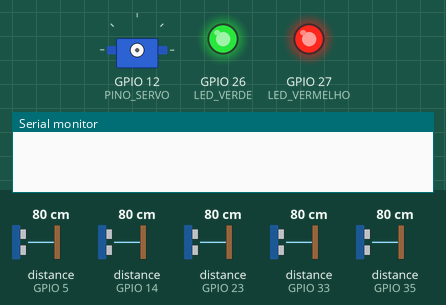
This sketch was run on a simulated ESP32. Shown: servo, output pins drawn as LEDs (lit = HIGH), the last lines printed to the serial monitor. Wiring (inferred from the names in the program): 5 × ultrasonic range finder: trigger GPIO 4, echo GPIO 5 / trigger GPIO 13, echo GPIO 14 / trigger GPIO 22, echo GPIO 23 / trigger GPIO 25, echo GPIO 35 / trigger GPIO 32, echo GPIO 33. The test bench sets the inputs (shaded band); at power-on: distance to the obstacle (sensors on GPIO 5, GPIO 14, GPIO 23, GPIO 33, GPIO 35) 80 cm. The echo pulse lasts 58.3 µs per cm; WiFi joins after 1.5 s; servers stay silent unless stated; pins used as bus, display or sensor lines are not drawn.

Above: at 0.1 s.
At 5.7 s:
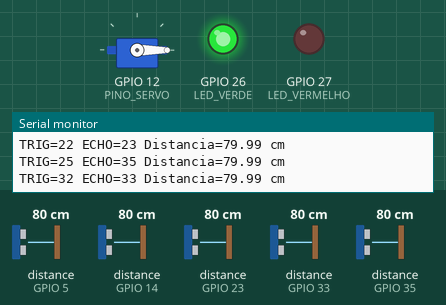
5.8 s: distance to the obstacle (sensor on GPIO 5) set to 23 cm
7.3 s: distance to the obstacle (sensor on GPIO 5) set to 18 cm
At 8.2 s:
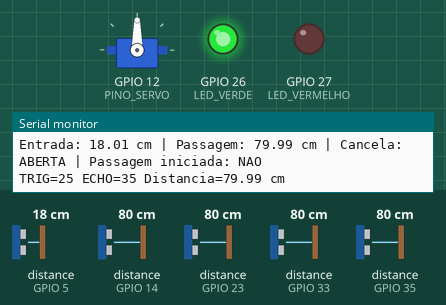
Timing chart, 0 to 10.3 s (numbered marks = the images above; inputs shaded):
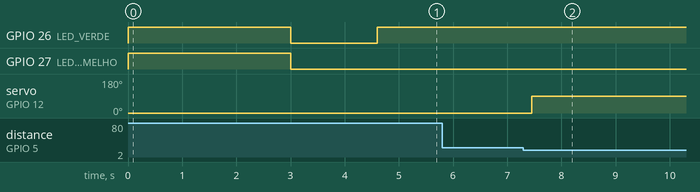

The sketch:

codigo.ino
```cpp
#include <WiFi.h>
#include <WebServer.h>
#include <ESP32Servo.h>

// ===== CONFIGURACAO WI-FI =====
const char* ssid = "SSID";
const char* password = "PASS";

// ===== PINOS DOS SENSORES =====

const int TRIG_VAGA1 = 25;
const int ECHO_VAGA1 = 35;

const int TRIG_VAGA2 = 32;
const int ECHO_VAGA2 = 33;

const int TRIG_VAGA3 = 22;
const int ECHO_VAGA3 = 23;

// Sensor que detecta o carro antes da cancela.
const int TRIG_ENTRADA = 4;
const int ECHO_ENTRADA = 5;

// Sensor que monitora a zona de passagem da cancela.
const int TRIG_PASSAGEM = 13;
const int ECHO_PASSAGEM = 14;

const float DISTANCIA_CARRO_ENTRADA_CM = 20.0;
const float DISTANCIA_PASSAGEM_CM = 20.0;

// Indica que o veiculo ja comecou a atravessar.
bool passagemIniciada = false;

// ===== CONTROLE ROBUSTO DA PASSAGEM =====
const unsigned long TEMPO_ZONA_LIVRE = 200;

bool aguardandoLiberacao = false;
unsigned long instanteZonaLivre = 0;

// ===== PINOS DOS COMPONENTES =====
const int PINO_SERVO = 12;
const int LED_VERDE = 26;
const int LED_VERMELHO = 27;

// ===== CONFIGURACOES =====
const float DISTANCIA_OCUPADO_CM = 10.0;
const unsigned long INTERVALO_LEITURA = 300;

// Ajuste conforme a montagem mecanica da cancela.
const int ANGULO_FECHADO = 0;
const int ANGULO_ABERTO = 90;
const unsigned long TEMPO_CANCELA_ABERTA = 3000;

WebServer server(80);
Servo cancela;

bool vaga1Ocupada = false;
bool vaga2Ocupada = false;
bool vaga3Ocupada = false;

bool cancelaAberta = false;
unsigned long instanteAbertura = 0;
unsigned long ultimaLeitura = 0;

// Mede a distancia em centimetros.
// Retorna -1 se nao houver leitura valida.
float medirDistancia(int trig, int echo) {
  digitalWrite(trig, LOW);
  delayMicroseconds(2);

  digitalWrite(trig, HIGH);
  delayMicroseconds(10);
  digitalWrite(trig, LOW);

  unsigned long duracao = pulseIn(echo, HIGH, 30000);

  if (duracao == 0) {
    return -1;
  }

  return duracao * 0.0343 / 2.0;
}

// Detecta um veiculo antes da cancela.
bool detectarCarroEntrada() {
  float distancia = medirDistancia(
    TRIG_ENTRADA,
    ECHO_ENTRADA
  );

  // Falha de leitura nao confirma a presenca de um carro.
  if (distancia <= 0) {
    return false;
  }

  return distancia <= DISTANCIA_CARRO_ENTRADA_CM;
}

// Detecta um veiculo na zona de passagem da cancela.
bool detectarPassagem() {
  float distancia = medirDistancia(
    TRIG_PASSAGEM,
    ECHO_PASSAGEM
  );

  // Em caso de falha, considera a zona ocupada
  // para evitar fechar a cancela indevidamente.
  if (distancia <= 0) {
    return true;
  }

  return distancia <= DISTANCIA_PASSAGEM_CM;
}

bool detectarOcupacao(int trig, int echo) {
  float distancia = medirDistancia(trig, echo);

  Serial.print("TRIG=");
  Serial.print(trig);
  Serial.print(" ECHO=");
  Serial.print(echo);
  Serial.print(" Distancia=");

  if (distancia <= 0) {
    Serial.println("SEM RESPOSTA");
    return true;
  }

  Serial.print(distancia);
  Serial.println(" cm");

  return distancia <= DISTANCIA_OCUPADO_CM;
}

int vagasLivres() {
  return (!vaga1Ocupada) + (!vaga2Ocupada) + (!vaga3Ocupada);
}

void atualizarVagas() {
  vaga1Ocupada = detectarOcupacao(TRIG_VAGA1, ECHO_VAGA1);

  // Pequena pausa para reduzir interferencia entre sensores.
  delay(40);

  vaga2Ocupada = detectarOcupacao(TRIG_VAGA2, ECHO_VAGA2);

  // Pequena pausa para reduzir interferencia entre sensores.
  delay(40);

  vaga3Ocupada = detectarOcupacao(TRIG_VAGA3, ECHO_VAGA3);

  digitalWrite(
    LED_VERDE,
    vagasLivres() > 0 ? HIGH : LOW
  );

  digitalWrite(
    LED_VERMELHO,
    vagasLivres() == 0 ? HIGH : LOW
  );
}

void abrirCancela() {
  atualizarVagas();

  if (vagasLivres() > 0) {
    cancela.write(ANGULO_ABERTO);
    cancelaAberta = true;
    instanteAbertura = millis();

    passagemIniciada = false;
    aguardandoLiberacao = false;
    instanteZonaLivre = 0;

    Serial.println("Cancela aberta.");
  } else {
    Serial.println("Estacionamento lotado.");
  }
}

void fecharCancela() {
  cancela.write(ANGULO_FECHADO);
  cancelaAberta = false;

  passagemIniciada = false;
  aguardandoLiberacao = false;
  instanteZonaLivre = 0;

  Serial.println("Cancela fechada.");
}

String estadoVaga(bool ocupada) {
  if (ocupada) {
    return "Ocupada";
  }

  return "Livre";
}

void paginaPrincipal() {
  String html = R"rawliteral(
<!DOCTYPE html>
<html lang="pt-BR">
<head>
  <meta charset="UTF-8">
  <meta name="viewport" content="width=device-width, initial-scale=1">
  <title>Estacionamento IoT</title>
  <style>
    body {
      font-family: Arial, sans-serif;
      max-width: 650px;
      margin: 30px auto;
      padding: 0 16px;
      background: #f3f4f6;
      color: #222;
    }
    .card {
      background: white;
      padding: 20px;
      margin: 12px 0;
      border-radius: 12px;
      box-shadow: 0 2px 8px #0001;
    }
    .livre { color: #16803c; }
    .ocupada { color: #c62828; }
    button {
      padding: 12px 18px;
      border: 0;
      border-radius: 8px;
      cursor: pointer;
      font-size: 16px;
      margin: 5px;
    }
    .abrir { background: #16803c; color: white; }
    .fechar { background: #333; color: white; }
  </style>
</head>
<body>
  <h1>Estacionamento Inteligente</h1>
  <p>Monitoramento de vagas com ESP32</p>

  <div class="card">
    <h2>Vaga 1</h2>
    <h3 id="vaga1">Carregando...</h3>
  </div>

  <div class="card">
    <h2>Vaga 2</h2>
    <h3 id="vaga2">Carregando...</h3>
  </div>

  <div class="card">
    <h2>Vaga 3</h2>
    <h3 id="vaga3">Carregando...</h3>
  </div>

  <div class="card">
    <h2>Resumo</h2>
    <p>Vagas livres: <strong id="livres">-</strong></p>
    <p>Vagas ocupadas: <strong id="ocupadas">-</strong></p>
    <p>Cancela: <strong id="cancela">-</strong></p>
  </div>

  <div class="card">
    <h2>Controle de acesso</h2>
    <button class="abrir" onclick="controlar('/abrir')">
      Abrir cancela
    </button>
    <button class="fechar" onclick="controlar('/fechar')">
      Fechar cancela
    </button>
    <p id="mensagem"></p>
  </div>

  <script>
    async function atualizar() {
      try {
        const resposta = await fetch('/estado');
        const dados = await resposta.json();

        ['vaga1', 'vaga2', 'vaga3'].forEach((id, i) => {
          const ocupada = dados[id];
          const elemento = document.getElementById(id);
          elemento.textContent = ocupada ? 'Ocupada' : 'Livre';
          elemento.className = ocupada ? 'ocupada' : 'livre';
        });

        document.getElementById('livres').textContent =
          dados.livres;

        document.getElementById('ocupadas').textContent =
          dados.ocupadas;

        document.getElementById('cancela').textContent =
          dados.cancela ? 'Aberta' : 'Fechada';
      } catch (erro) {
        document.getElementById('mensagem').textContent =
          'Falha na comunicacao com o ESP32.';
      }
    }

    async function controlar(rota) {
      try {
        const resposta = await fetch(rota);
        const resultado = await resposta.text();

        document.getElementById('mensagem').textContent =
          resultado;

        atualizar();
      } catch (erro) {
        document.getElementById('mensagem').textContent =
          'Nao foi possivel enviar o comando.';
      }
    }

    atualizar();
    setInterval(atualizar, 1000);
  </script>
</body>
</html>
)rawliteral";

  server.send(200, "text/html; charset=utf-8", html);
}

void enviarEstado() {
  String json = "{";
  json += "\"vaga1\":" + String(vaga1Ocupada ? "true" : "false") + ",";
  json += "\"vaga2\":" + String(vaga2Ocupada ? "true" : "false") + ",";
  json += "\"vaga3\":" + String(vaga3Ocupada ? "true" : "false") + ",";
  json += "\"livres\":" + String(vagasLivres()) + ",";
  json += "\"ocupadas\":" + String(3 - vagasLivres()) + ",";
  json += "\"cancela\":" + String(cancelaAberta ? "true" : "false");
  json += "}";

  server.send(200, "application/json", json);
}

void setup() {
  Serial.begin(921600);

  pinMode(TRIG_ENTRADA, OUTPUT);
  pinMode(ECHO_ENTRADA, INPUT);

  pinMode(TRIG_PASSAGEM, OUTPUT);
  pinMode(ECHO_PASSAGEM, INPUT);

  digitalWrite(TRIG_ENTRADA, LOW);
  digitalWrite(TRIG_PASSAGEM, LOW);

  pinMode(TRIG_VAGA1, OUTPUT);
  pinMode(ECHO_VAGA1, INPUT);
  pinMode(TRIG_VAGA2, OUTPUT);
  pinMode(ECHO_VAGA2, INPUT);
  pinMode(TRIG_VAGA3, OUTPUT);
  pinMode(ECHO_VAGA3, INPUT);

  pinMode(LED_VERDE, OUTPUT);
  pinMode(LED_VERMELHO, OUTPUT);
  digitalWrite(LED_VERDE, HIGH);
  digitalWrite(LED_VERMELHO, HIGH);
  delay(3000);

  digitalWrite(LED_VERDE, LOW);
  digitalWrite(LED_VERMELHO, LOW);

  digitalWrite(TRIG_VAGA1, LOW);
  digitalWrite(TRIG_VAGA2, LOW);
  digitalWrite(TRIG_VAGA3, LOW);

  cancela.setPeriodHertz(50);
  cancela.attach(PINO_SERVO, 500, 2400);
  fecharCancela();

  WiFi.mode(WIFI_STA);
  WiFi.begin(ssid, password);

  Serial.print("Conectando ao Wi-Fi");

  while (WiFi.status() != WL_CONNECTED) {
    delay(500);
    Serial.print(".");
  }

  Serial.println();
  Serial.print("Endereco IP: ");
  Serial.println(WiFi.localIP());

  server.on("/", HTTP_GET, paginaPrincipal);
  server.on("/estado", HTTP_GET, enviarEstado);

  server.on("/abrir", HTTP_GET, []() {
    atualizarVagas();

    if (vagasLivres() > 0) {
      abrirCancela();
      server.send(200, "text/plain", "Cancela aberta.");
    } else {
      server.send(409, "text/plain",
                  "Estacionamento lotado. Cancela fechada.");
    }
  });

  server.on("/fechar", HTTP_GET, []() {
    fecharCancela();
    server.send(200, "text/plain", "Cancela fechada.");
  });

  server.begin();
  Serial.println("Servidor web iniciado.");

  atualizarVagas();
}

void loop() {
  server.handleClient();

  // Atualiza as vagas periodicamente.
  if (millis() - ultimaLeitura >= INTERVALO_LEITURA) {
    ultimaLeitura = millis();
    atualizarVagas();
  }

  // ===== LEITURA DO SENSOR DE ENTRADA =====
  float distanciaEntrada = medirDistancia(
    TRIG_ENTRADA,
    ECHO_ENTRADA
  );

  // Pequeno intervalo para reduzir interferência
  // entre os dois sensores ultrassônicos.
  delay(30);

  // ===== LEITURA DO SENSOR DE PASSAGEM =====
  float distanciaPassagem = medirDistancia(
    TRIG_PASSAGEM,
    ECHO_PASSAGEM
  );

  // Distingue uma leitura válida de uma falha.
  bool entradaValida = distanciaEntrada > 0;
  bool passagemValida = distanciaPassagem > 0;

  bool carroNaEntrada =
    entradaValida &&
    distanciaEntrada <= DISTANCIA_CARRO_ENTRADA_CM;

  bool carroNaPassagem =
    passagemValida &&
    distanciaPassagem <= DISTANCIA_PASSAGEM_CM;

  // ===== DIAGNOSTICO SERIAL =====
  static unsigned long ultimaMensagem = 0;

  if (millis() - ultimaMensagem >= 500) {
    ultimaMensagem = millis();

    Serial.print("Entrada: ");

    if (entradaValida) {
      Serial.print(distanciaEntrada);
      Serial.print(" cm");
    } else {
      Serial.print("SEM RESPOSTA");
    }

    Serial.print(" | Passagem: ");

    if (passagemValida) {
      Serial.print(distanciaPassagem);
      Serial.print(" cm");
    } else {
      Serial.print("SEM RESPOSTA");
    }

    Serial.print(" | Cancela: ");
    Serial.print(cancelaAberta ? "ABERTA" : "FECHADA");

    Serial.print(" | Passagem iniciada: ");
    Serial.println(passagemIniciada ? "SIM" : "NAO");
  }

  // ===== ABERTURA AUTOMATICA =====
  if (!cancelaAberta && carroNaEntrada) {
    atualizarVagas();

    if (vagasLivres() > 0) {
      cancela.write(ANGULO_ABERTO);
      cancelaAberta = true;
      instanteAbertura = millis();

      passagemIniciada = false;
      aguardandoLiberacao = false;
      instanteZonaLivre = 0;

      Serial.println("Veiculo detectado. Cancela aberta.");
    } else {
      Serial.println("Estacionamento lotado.");
    }
  }

  // ===== DETECCAO DA PASSAGEM =====
  // O segundo sensor precisa detectar o veiculo.
  if (cancelaAberta && carroNaPassagem) {
    if (!passagemIniciada) {
      Serial.println("Veiculo detectado na zona de passagem.");
    }

    passagemIniciada = true;

    // Ainda existe um objeto na zona.
    aguardandoLiberacao = false;
    instanteZonaLivre = 0;
  }

  // ===== FECHAMENTO SEGURO =====
  // So comeca a contar depois que a passagem foi detectada.
  if (cancelaAberta && passagemIniciada) {

    // Uma leitura invalida nao confirma que a zona esta livre.
    if (!entradaValida || !passagemValida) {
      aguardandoLiberacao = false;
      instanteZonaLivre = 0;
    }

    // Os dois sensores precisam confirmar que nao ha objeto.
    else if (!carroNaEntrada && !carroNaPassagem) {

      if (!aguardandoLiberacao) {
        aguardandoLiberacao = true;
        instanteZonaLivre = millis();

        Serial.println(
          "Zona livre. Confirmando antes de fechar..."
        );
      }

      // Exige 700 ms de zona livre continua.
      if (
        aguardandoLiberacao &&
        millis() - instanteZonaLivre >= TEMPO_ZONA_LIVRE
      ) {
        fecharCancela();

        Serial.println(
          "Passagem concluida. Cancela fechada."
        );
      }
    }

    // Se qualquer sensor detectar novamente um objeto,
    // reinicia a contagem de zona livre.
    else {
      aguardandoLiberacao = false;
      instanteZonaLivre = 0;
    }
  }
}
```

Measured:
- the behaviour switches between 21 and 20 cm on distance to the obstacle (sensor on GPIO 5) (found by bisection; images 1 and 2)
- after the input at 7.3 s, servo on GPIO 12 (PINO_SERVO): 0° → 90° after 0.15 s
